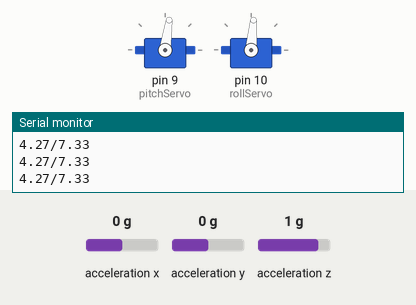
Recording of a sketch running on a simulated Arduino Uno, built with avr-gcc and run on an emulated ATmega328P. Parts: 2 × servo, the last lines printed to the serial monitor. Wiring (inferred from the names in the program): ADXL345 accelerometer at I2C address 0x53. Inputs (shaded band) come from the test bench; at power-on: acceleration x 0 g, acceleration y 0 g, acceleration z 1 g.

Above: at 1.2 s.
1.3 s: acceleration x set to -1.4 g
At 2.5 s:
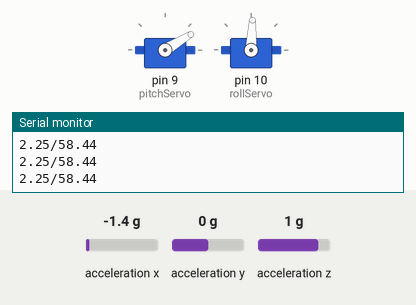
2.8 s: acceleration y set to -1.4 g
At 3.7 s:
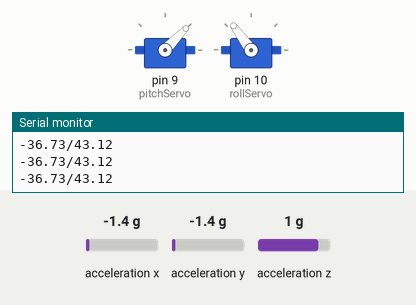
4.3 s: acceleration z set to -1.4 g
At 4.8 s:
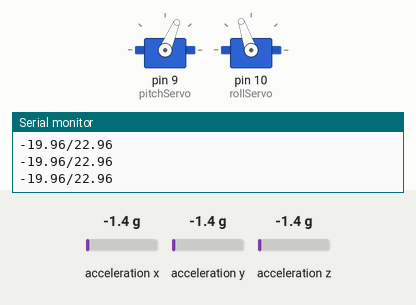
5.8 s: acceleration x set to 0 g
At 7.0 s:
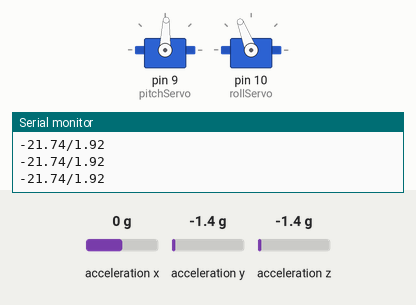
7.3 s: acceleration y set to 0.8 g
At 8.3 s:
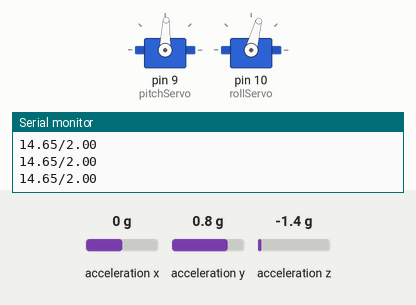
8.8 s: acceleration z set to 0.8 g
At 9.8 s:
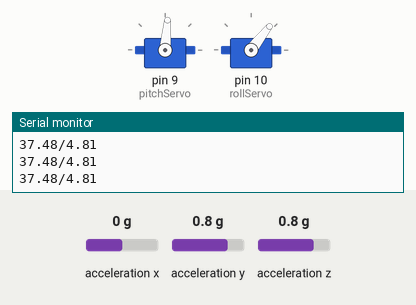
Timing chart, 0 to 11.3 s (numbered marks = the images above; inputs shaded):
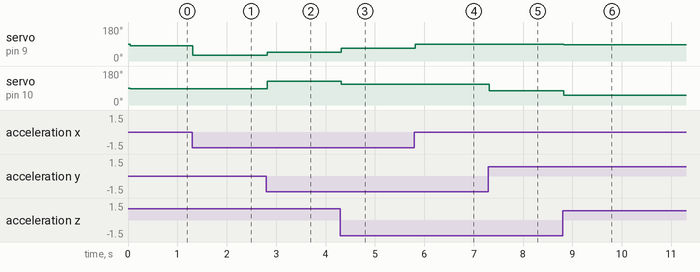

The sketch:

orientationSensorWorking.ino
```cpp
#include <Wire.h>  // Wire library - used for I2C communication
#include <Servo.h>

Servo pitchServo;
Servo rollServo;

int ADXL345 = 0x53; // The ADXL345 sensor I2C address
float X_out, Y_out, Z_out;  // Outputs
float roll,pitch,rollF,pitchF=0;
void setup() {

  pitchServo.attach(9);
  rollServo.attach(10);

  Serial.begin(9600); // Initiate serial communication for printing the results on the Serial monitor

  Wire.begin(); // Initiate the Wire library
  // Set ADXL345 in measuring mode
  Wire.beginTransmission(ADXL345); // Start communicating with the device
  Wire.write(0x2D); // Access/ talk to POWER_CTL Register - 0x2D
  // Enable measurement
  Wire.write(8); // Bit D3 High for measuring enable (8dec -> 0000 1000 binary)
  Wire.endTransmission();
  delay(10);
  //Off-set Calibration
  //X-axis
  Wire.beginTransmission(ADXL345);
  Wire.write(0x1E);
  Wire.write(1);
  Wire.endTransmission();
  delay(10);
  //Y-axis
  Wire.beginTransmission(ADXL345);
  Wire.write(0x1F);
  Wire.write(-2);
  Wire.endTransmission();
  delay(10);
  //Z-axis
  Wire.beginTransmission(ADXL345);
  Wire.write(0x20);
  Wire.write(-9);
  Wire.endTransmission();
  delay(10);
}
void loop() {

  // === Read acceleromter data === //
  Wire.beginTransmission(ADXL345);
  Wire.write(0x32); // Start with register 0x32 (ACCEL_XOUT_H)
  Wire.endTransmission(false);
  Wire.requestFrom(ADXL345, 6, true); // Read 6 registers total, each axis value is stored in 2 registers
  X_out = ( Wire.read() | Wire.read() << 8); // X-axis value
  X_out = X_out / 256; //For a range of +-2g, we need to divide the raw values by 256, according to the datasheet
  X_out = X_out - 0.12;
  Y_out = ( Wire.read() | Wire.read() << 8); // Y-axis value
  Y_out = Y_out / 256;
  Y_out = Y_out + 0.07;
  Z_out = ( Wire.read() | Wire.read() << 8); // Z-axis value
  Z_out = Z_out / 256;
  Z_out = Z_out - 1.93;
  // Calculate Roll and Pitch (rotation around X-axis, rotation around Y-axis)
  roll = atan(Y_out / sqrt(pow(X_out, 2) + pow(Z_out, 2))) * 180 / PI;
  pitch = atan(-1 * X_out / sqrt(pow(Y_out, 2) + pow(Z_out, 2))) * 180 / PI;
  // Low-pass filter
  Serial.print(roll);
  Serial.print("/");
  Serial.println(pitch);

  rollServo.write(90-roll);
  pitchServo.write(90-pitch);
}
```

Measured:
- after the input at 1.3 s, servo on pin 9 (pitchServo): 82° → 31° at once; servo on pin 10 (rollServo): 85° → 87° at once
- after the input at 2.8 s, servo on pin 9 (pitchServo): 31° → 46° at once; servo on pin 10 (rollServo): 87° → 126° at once
- after the input at 4.3 s, servo on pin 9 (pitchServo): 46° → 67° at once; servo on pin 10 (rollServo): 126° → 109° at once
- after the input at 5.8 s, servo on pin 9 (pitchServo): 67° → 88° at once; servo on pin 10 (rollServo): 109° → 111° at once
- after the input at 7.3 s, servo on pin 10 (rollServo): 111° → 75° at once
- after the input at 8.8 s, servo on pin 9 (pitchServo): 88° → 85° at once; servo on pin 10 (rollServo): 75° → 52° at once
